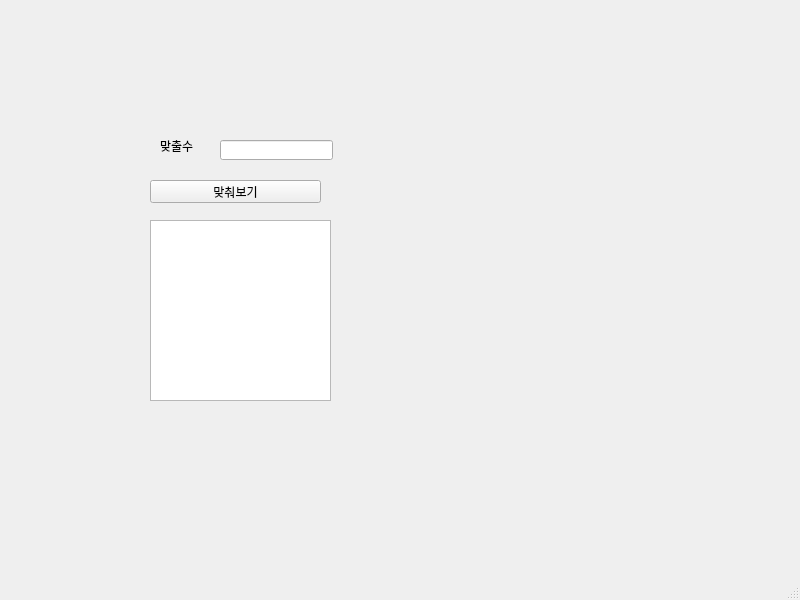
<?xml version="1.0" encoding="UTF-8"?>
<ui version="4.0">
 <class>MainWindow</class>
 <widget class="QMainWindow" name="MainWindow">
  <property name="geometry">
   <rect>
    <x>0</x>
    <y>0</y>
    <width>800</width>
    <height>600</height>
   </rect>
  </property>
  <property name="windowTitle">
   <string>MainWindow</string>
  </property>
  <widget class="QWidget" name="centralwidget">
   <widget class="QLabel" name="lbl">
    <property name="geometry">
     <rect>
      <x>160</x>
      <y>140</y>
      <width>56</width>
      <height>12</height>
     </rect>
    </property>
    <property name="layoutDirection">
     <enum>Qt::LeftToRight</enum>
    </property>
    <property name="text">
     <string>맞출수</string>
    </property>
   </widget>
   <widget class="QLineEdit" name="le">
    <property name="geometry">
     <rect>
      <x>220</x>
      <y>140</y>
      <width>113</width>
      <height>20</height>
     </rect>
    </property>
   </widget>
   <widget class="QPushButton" name="pb">
    <property name="geometry">
     <rect>
      <x>150</x>
      <y>180</y>
      <width>171</width>
      <height>23</height>
     </rect>
    </property>
    <property name="text">
     <string>맞춰보기</string>
    </property>
   </widget>
   <widget class="QPlainTextEdit" name="pt">
    <property name="geometry">
     <rect>
      <x>150</x>
      <y>220</y>
      <width>181</width>
      <height>181</height>
     </rect>
    </property>
   </widget>
  </widget>
  <widget class="QMenuBar" name="menubar">
   <property name="geometry">
    <rect>
     <x>0</x>
     <y>0</y>
     <width>800</width>
     <height>21</height>
    </rect>
   </property>
  </widget>
  <widget class="QStatusBar" name="statusbar"/>
 </widget>
 <resources/>
 <connections/>
</ui>
